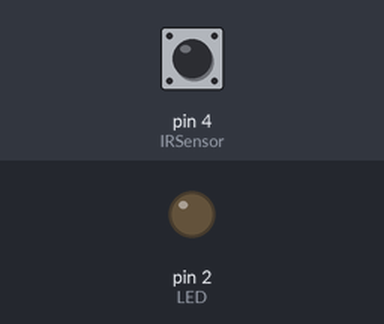
The sketch below on a simulated Arduino Uno, built with avr-gcc and run on an emulated ATmega328P. Shown: output pins drawn as LEDs (lit = HIGH). Dashed ring = blinking. The inputs (shaded band) are chosen by the test bench; at power-on: pin 4 (IRSensor) LOW. What the sketch prints to the serial monitor is not drawn.

Above: at 1.2 s.
1.3 s: pin 4 (IRSensor) driven HIGH
At 1.8 s:
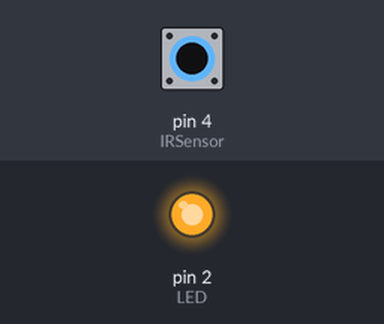
2.8 s: pin 4 (IRSensor) driven LOW
At 4.1 s:
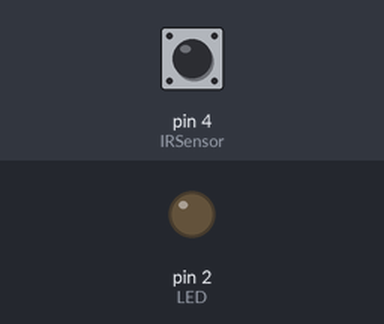
5.8 s: pin 4 (IRSensor) pulsed HIGH 2 times (0.12 s each, 0.3 s apart)
At 5.86 s:
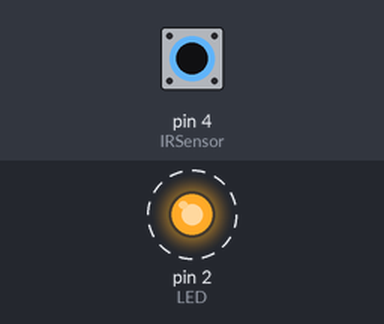
9.4 s: pin 4 (IRSensor) pulsed HIGH 5 times (0.12 s each, 0.3 s apart)
At 12.1 s:
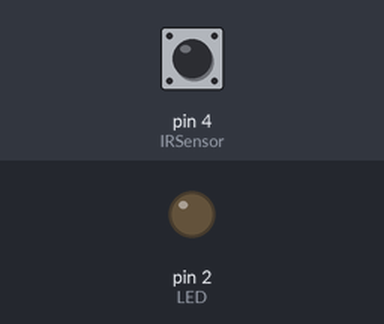
Timing chart, 0 to 13.6 s (numbered marks = the images above; inputs shaded):
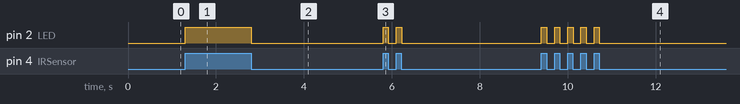

The sketch:

IR_SENSOR.ino
```cpp
int IRSensor = 4; // connect ir sensor module to Arduino pin 9
int LED = 2; // conect LED to Arduino pin 13

void setup()
{
  Serial.begin(115200); // Init Serila at 115200 Baud
  Serial.println("Serial Working"); // Test to check if serial is working or not
  pinMode(IRSensor, INPUT); // IR Sensor pin INPUT
  pinMode(LED, OUTPUT); // LED Pin Output
}

void loop()
{
  int sensorStatus = digitalRead(IRSensor); // Set the GPIO as Input
  if (sensorStatus == 1) // Check if the pin high or not
  {
    // if the pin is high turn off the onboard Led
    digitalWrite(LED, HIGH); // LED High
    Serial.println("Movement Detected!"); // print Movement Ended! on the serial monitor window
  }
  else
  {
    //else turn on the onboard LED

    digitalWrite(LED, LOW); // LED LOW
    Serial.println("Movement Ended!"); // print Movement Detected! on the serial monitor window
  }
}
```

Measured:
- after the input at 1.3 s, pin 2 (LED): LOW → HIGH at once
- after the input at 2.8 s, pin 2 (LED): HIGH → LOW at once
- after the input at 5.8 s, pin 2 (LED): alternates HIGH for 0.12 s and LOW for 0.18 s, 4 changes in all, then stays LOW, starting at once
- after the input at 9.4 s, pin 2 (LED): alternates HIGH for 0.12 s and LOW for 0.18 s, 10 changes in all, then stays LOW, starting at once
